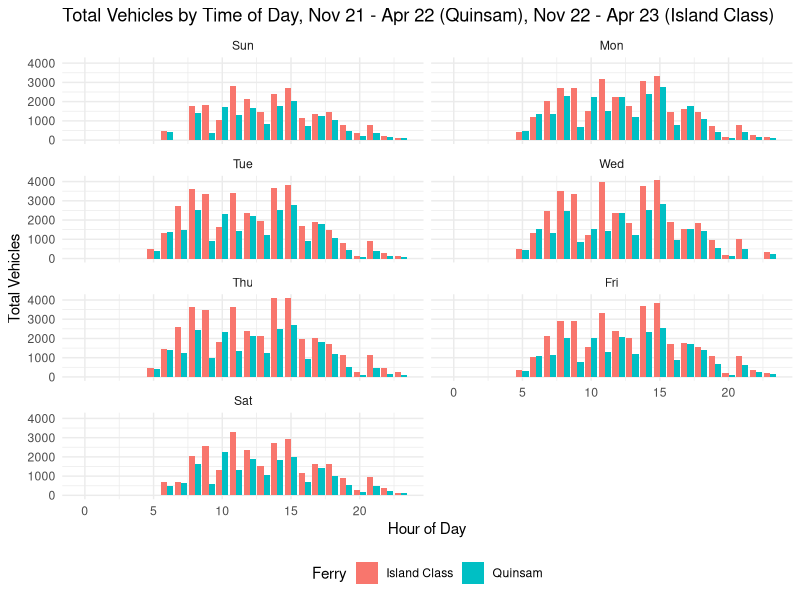
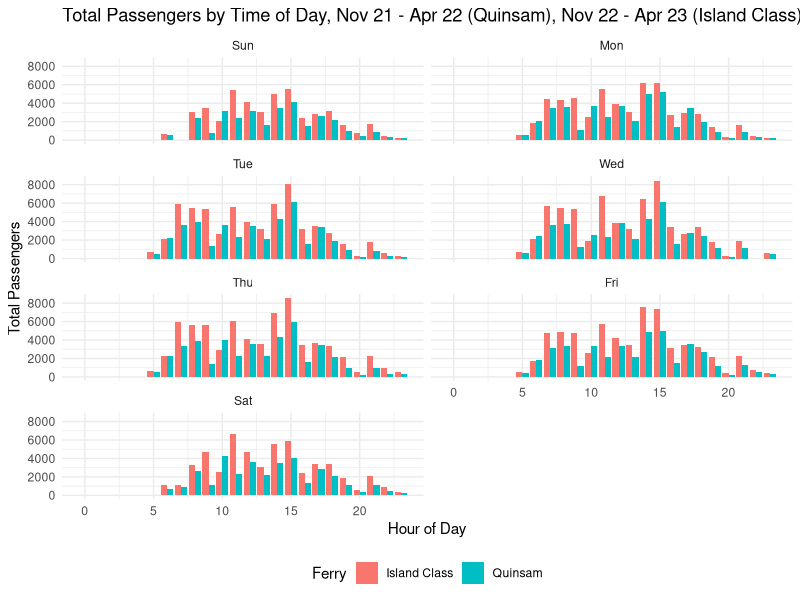
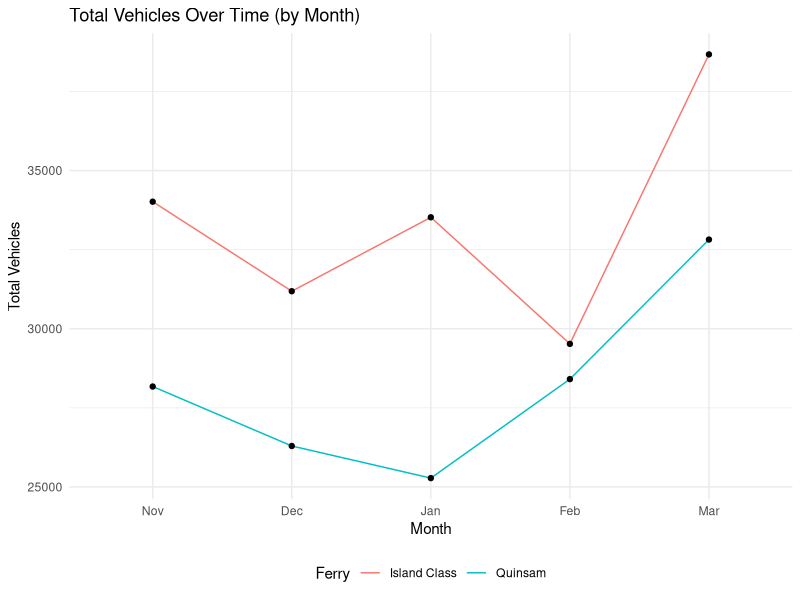
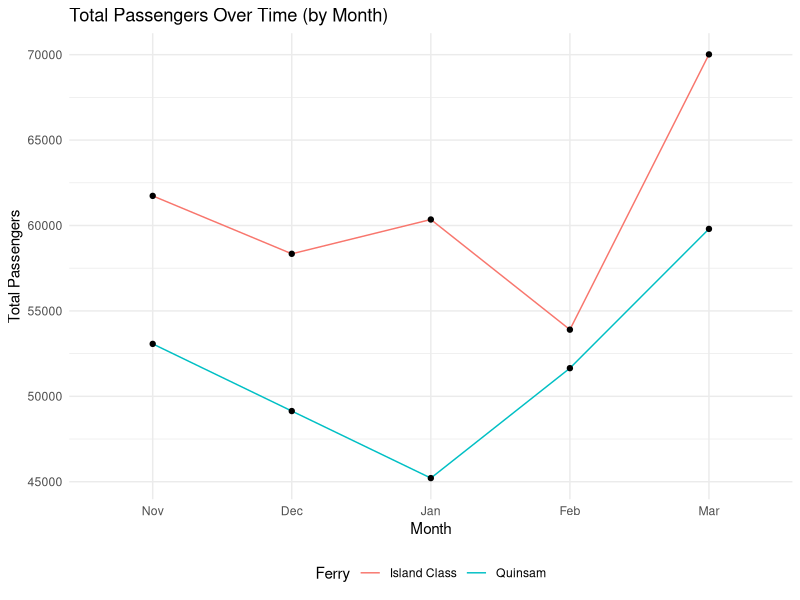
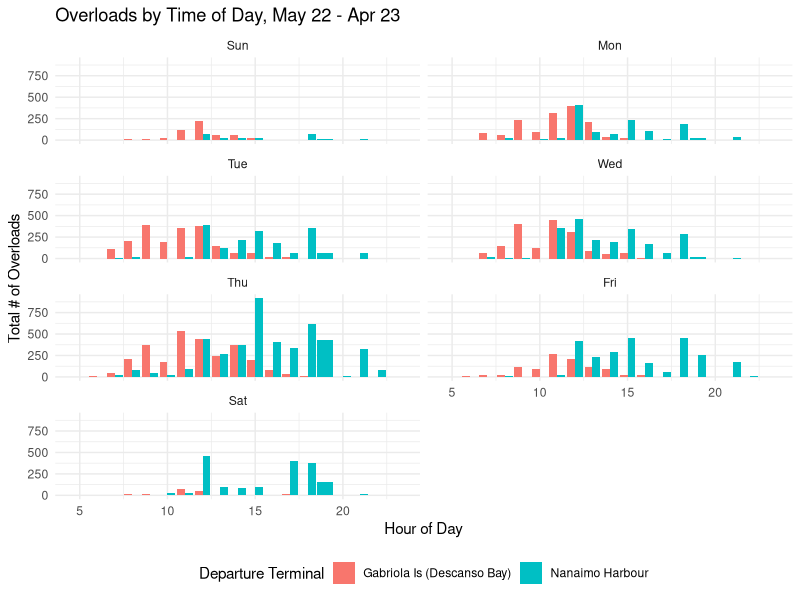
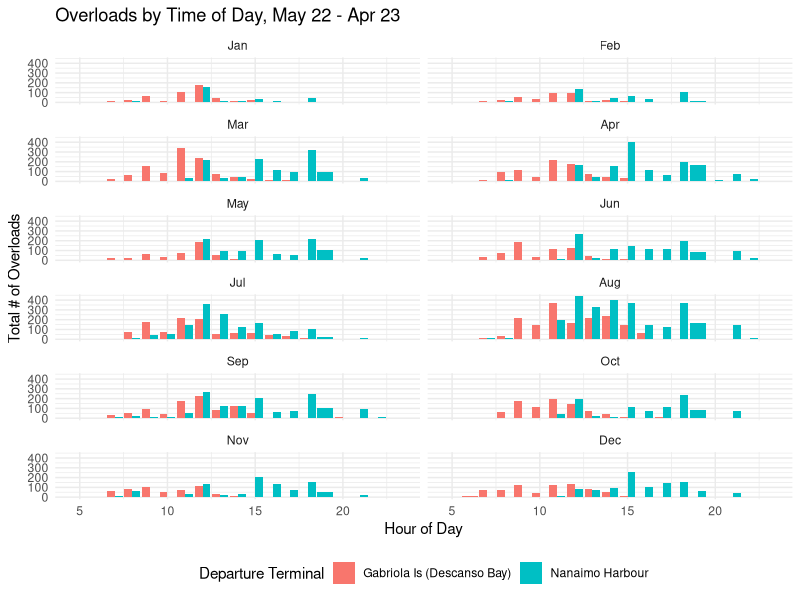
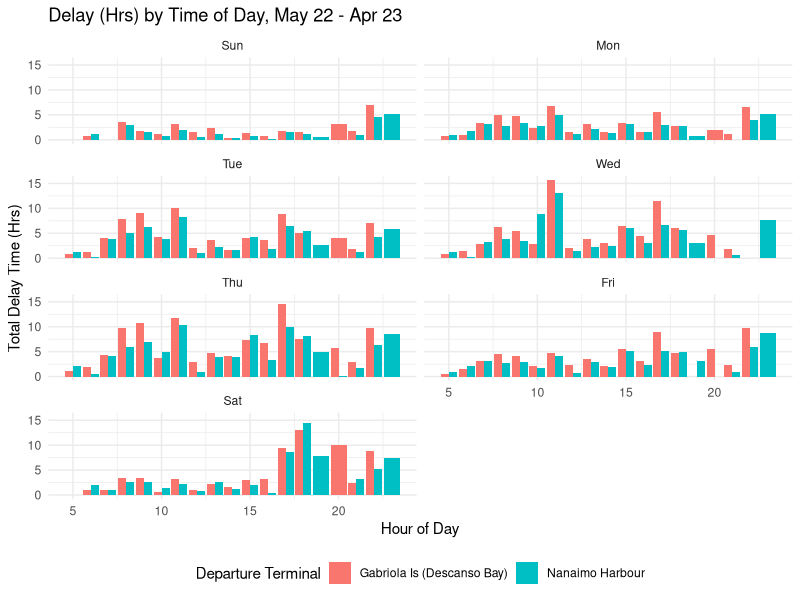
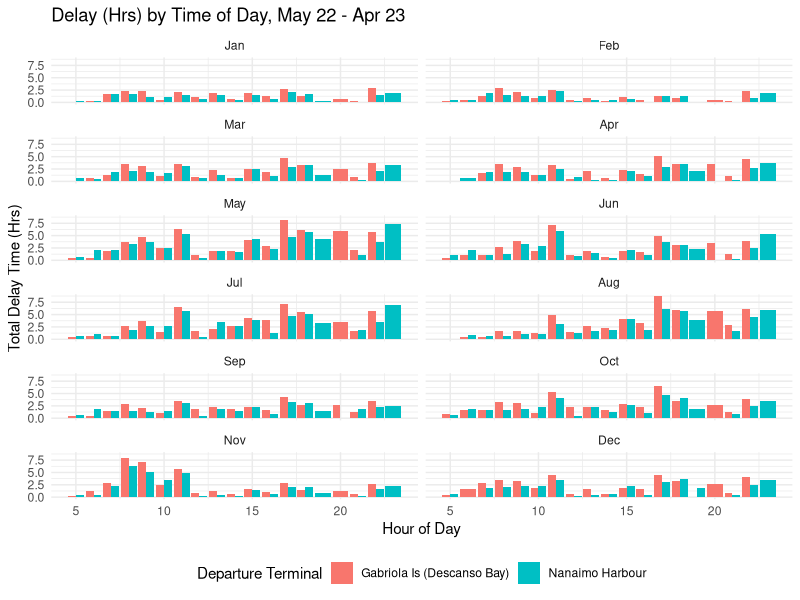

The R source for these figures, in order:
## ---- chunk 1
#knitr::opts_chunk$set(echo = TRUE)
## ---- chunk 2
library("readr")
library("readxl")
library("ggplot2")
library("dplyr")
library("lubridate")
df3 <- read_excel("data/Rte 19 - Sail by Sail Nov 22 - Apr 23.xlsx", 
     col_types = c("text", "text", "text", 
         "text", "numeric", "date", "date", 
         "numeric", "numeric", "numeric", 
         "numeric", "numeric", "numeric", 
         "numeric", "numeric", "numeric", 
         "numeric", "numeric", "numeric", 
         "numeric"))
df2 <- read_excel("data/Rte 19- Sail by Sail May 22 - Oct 22.xlsx", 
     col_types = c("text", "text", "text", 
         "text", "numeric", "date", "date", 
         "numeric", "numeric", "numeric", 
         "numeric", "numeric", "numeric", 
         "numeric", "numeric", "numeric", 
         "numeric", "numeric", "numeric", 
         "numeric"))
df1 <- read_excel("data/Rte 19 - Sail by Sail Nov 21 - Apr 22 .xlsx", 
     col_types = c("text", "text", "text", 
         "text", "numeric", "date", "date", 
         "numeric", "numeric", "numeric", 
         "numeric", "numeric", "numeric", 
         "numeric", "numeric", "numeric", 
         "numeric", "numeric", "numeric", 
         "numeric"))
df <- rbind(df1, df3) #df2, df3)
df$Hour <- as.numeric(format(df$`Sched Dept Ts`, '%H'))
df$Year <- as.numeric(format(df$`Sched Dept Ts`, '%Y'))
df$Month <- as.numeric(format(df$`Sched Dept Ts`, '%m'))
df$Day <- as.numeric(format(df$`Sched Dept Ts`, '%d'))
## ---- chunk 3
df <- df %>% mutate(DayOfWeek = wday(`Sched Dept Ts`, label = TRUE))


df$Ferry <- df$Vessel
df$Ferry[df$Ferry %in% c("Island Gwawis", "Island Kwigwis")] <- "Island Class"

summary_data <- df %>%
  group_by(Hour, DayOfWeek, Ferry) %>%
  summarize(TotalVehicles = sum(`Total Veh`),
            TotalPassengers = sum(`Total Pass`)) %>% filter(Ferry %in% c("Quinsam", "Island Class"))

# Total Vehicles by Time of Day as Faceted Bar Graph, split by Departure Terminal
ggplot(summary_data, aes(x = Hour, y = TotalVehicles, fill = Ferry)) +
  geom_bar(stat = "identity", position = "dodge") +
  facet_wrap(~DayOfWeek, ncol = 2) +
  labs(title = "Total Vehicles by Time of Day, Nov 21 - Apr 22 (Quinsam), Nov 22 - Apr 23 (Island Class)",
       x = "Hour of Day",
       y = "Total Vehicles")  +
  theme_minimal() + theme(legend.position="bottom")

# Total Passengers by Time of Day as Faceted Bar Graph, split by Departure Terminal
# Total Vehicles by Time of Day as Faceted Bar Graph, split by Departure Terminal

ggplot(summary_data, aes(x = Hour, y = TotalPassengers, fill = Ferry)) +
  geom_bar(stat = "identity", position = "dodge") +
  facet_wrap(~DayOfWeek, ncol = 2) +
  labs(title = "Total Passengers by Time of Day, Nov 21 - Apr 22 (Quinsam), Nov 22 - Apr 23 (Island Class)",
       x = "Hour of Day",
       y = "Total Passengers") +
  theme_minimal() + theme(legend.position="bottom")

df2 <- df %>% mutate(WeekdayOrWeekend = ifelse(DayOfWeek %in% c("Sat", "Sun"), "Weekend", "Weekday")) %>%
  mutate(Month =format(`Actual Dept Ts`, "%b"))


# Create summary data
summary_data_over_time <- df2 %>%
  group_by(Month, Ferry) %>% filter(Ferry %in% c("Quinsam", "Island Class")) %>%
  summarize(SumTotalVehicles = sum(`Total Veh`),
            SumTotalPassengers = sum(`Total Pass`))

ggplot(filter(summary_data_over_time, Month != "Apr"), aes(x = factor(Month, levels=c("Nov", "Dec", "Jan", "Feb", "Mar", "Apr")), y = SumTotalVehicles, group=Ferry)) +
  geom_line(aes(color=Ferry)) + geom_point() +
  labs(title = "Total Vehicles Over Time (by Month)",
       x = "Month",
       y = "Total Vehicles")  +
  theme_minimal() + theme(legend.position="bottom")

ggplot(filter(summary_data_over_time, Month != "Apr"), aes(x = factor(Month, levels=c("Nov", "Dec", "Jan", "Feb", "Mar", "Apr")), y = SumTotalPassengers, group=Ferry)) +
  geom_line(aes(color=Ferry)) + geom_point() +
  labs(title = "Total Passengers Over Time (by Month)",
       x = "Month",
       y = "Total Passengers") +
  theme_minimal() + theme(legend.position="bottom")

## ---- chunk 4
summary_data_over_time = summary_data_over_time %>% mutate(passengerperVehicle=SumTotalPassengers/SumTotalVehicles)
sum_totals = summary_data_over_time %>% group_by(Ferry) %>% summarise(SumTotalVehicles = sum(SumTotalVehicles), SumTotalPassengers = sum(SumTotalPassengers), passengerperVehicle=mean(SumTotalPassengers/SumTotalVehicles))
sum_total = sum_totals %>% mutate(passengerperVehicle=SumTotalPassengers/SumTotalVehicles)
knitr::kable(summary_data_over_time)
knitr::kable(sum_total)
## ---- chunk 5

df3 <- read_excel("data/Rte 19 - Sail by Sail Nov 22 - Apr 23.xlsx", 
     col_types = c("text", "text", "text", 
         "text", "numeric", "date", "date", 
         "numeric", "numeric", "numeric", 
         "numeric", "numeric", "numeric", 
         "numeric", "numeric", "numeric", 
         "numeric", "numeric", "numeric", 
         "numeric"))
df2 <- read_excel("data/Rte 19- Sail by Sail May 22 - Oct 22.xlsx", 
     col_types = c("text", "text", "text", 
         "text", "numeric", "date", "date", 
         "numeric", "numeric", "numeric", 
         "numeric", "numeric", "numeric", 
         "numeric", "numeric", "numeric", 
         "numeric", "numeric", "numeric", 
         "numeric"))
df <- rbind(df2, df3)
df$Hour <- as.numeric(format(df$`Sched Dept Ts`, '%H'))
df$Year <- as.numeric(format(df$`Sched Dept Ts`, '%Y'))
df$Month <- as.numeric(format(df$`Sched Dept Ts`, '%m'))
df$Day <- as.numeric(format(df$`Sched Dept Ts`, '%d'))
df$Delay <- df$`Actual Dept Ts` - df$`Sched Dept Ts`
df$Delay <- as.numeric(df$Delay) / 60
df <- df %>% mutate(DayOfWeek = wday(`Sched Dept Ts`, label = TRUE))

summary_data <- df %>%
  group_by(Hour, DayOfWeek, `Departure Terminal`) %>%
  summarize(TotalDelay = sum(Delay),
            TotalOverLoad = sum(`Total O/L`))
summary_data2 <- df %>%
  group_by(Hour, Month, `Departure Terminal`) %>%
  summarize(TotalDelay = sum(Delay),
            TotalOverLoad = sum(`Total O/L`))
summary_data2$Month <- factor(summary_data2$Month, labels = c("Jan", "Feb", "Mar", "Apr", "May", "Jun", "Jul", "Aug", "Sep", "Oct", "Nov", "Dec")) 
summary_data2 <- summary_data2 %>% filter(TotalDelay>=0)
## ---- chunk 6
ggplot(summary_data, aes(x = Hour, y = TotalOverLoad, fill=`Departure Terminal`)) +
    geom_bar(stat = "identity", position = "dodge") +
    facet_wrap(~DayOfWeek, ncol = 2) +
    labs(title = "Overloads by Time of Day, May 22 - Apr 23",
         x = "Hour of Day",
         y = "Total # of Overloads") +
    theme_minimal()  + theme(legend.position="bottom")

ggplot(summary_data2, aes(x = Hour, y = TotalOverLoad, fill=`Departure Terminal`)) +
    geom_bar(stat = "identity", position = "dodge") +
    facet_wrap(~Month, ncol = 2) +
    labs(title = "Overloads by Time of Day, May 22 - Apr 23",
         x = "Hour of Day",
         y = "Total # of Overloads") +
    theme_minimal()  + theme(legend.position="bottom")

## ---- chunk 7

ggplot(summary_data, aes(x = Hour, y = TotalDelay/60, fill=`Departure Terminal`)) +
    geom_bar(stat = "identity", position = "dodge") +
    facet_wrap(~DayOfWeek, ncol = 2) +
    labs(title = "Delay (Hrs) by Time of Day, May 22 - Apr 23",
         x = "Hour of Day",
         y = "Total Delay Time (Hrs)") +
    theme_minimal()  + theme(legend.position="bottom")

ggplot(summary_data2, aes(x = Hour, y = TotalDelay/60, fill=`Departure Terminal`)) +
    geom_bar(stat = "identity", position = "dodge") +
    facet_wrap(~Month, ncol = 2) +
    labs(title = "Delay (Hrs) by Time of Day, May 22 - Apr 23",
         x = "Hour of Day",
         y = "Total Delay Time (Hrs)") +
    theme_minimal()  + theme(legend.position="bottom")
    
## ---- chunk 8
df <- df %>% dplyr::filter(`Total Veh` > 0)
df <- df %>% mutate(Efficiency = `Total Pass` / (`Total Veh`))

ggplot(df, aes(x=`Total Veh`, y = `Total Pass`)) + geom_point(aes(color=`Departure Terminal`)) +
    labs(title = "Passenger Total vs. Vechicle Total",
         x = "Total Vehicle Count",
         y = "Total Passenger Count") + theme_minimal() + theme(legend.position="bottom")

summary_data <- df %>%
  group_by(Hour, DayOfWeek, `Departure Terminal`) %>%
  summarize(Efficiency = mean(Efficiency))

ggplot(summary_data, aes(x = Hour, y = Efficiency, fill = `Departure Terminal`))  +
  geom_bar(stat = "identity", position = "dodge") +
  facet_wrap(~DayOfWeek, ncol = 3) +
  labs(title = "Efficiency by Time of Day",
       x = "Hour of Day",
       y = "Efficiency") +
  theme_minimal()
#2. What travel patterns emerge from existing data?  From observation, it is clear there is a pattern to #the commercial traffic.  What about the largest demographic on our island, older citizens in smaller #households?  When do they travel?  Yes, we believe this is part of the congestion on a weekly basis on #Thursdays, but when else are those “experience card holders” travelling?  How, if needed, could this #demand be relocated.

#3. Has there been an increase in the frequency of travel basis upon the schedule (more frequent sailings) #from a particular set of “experience card holders” and when?  In other words, have our existing travellers #changed their travel habits?

